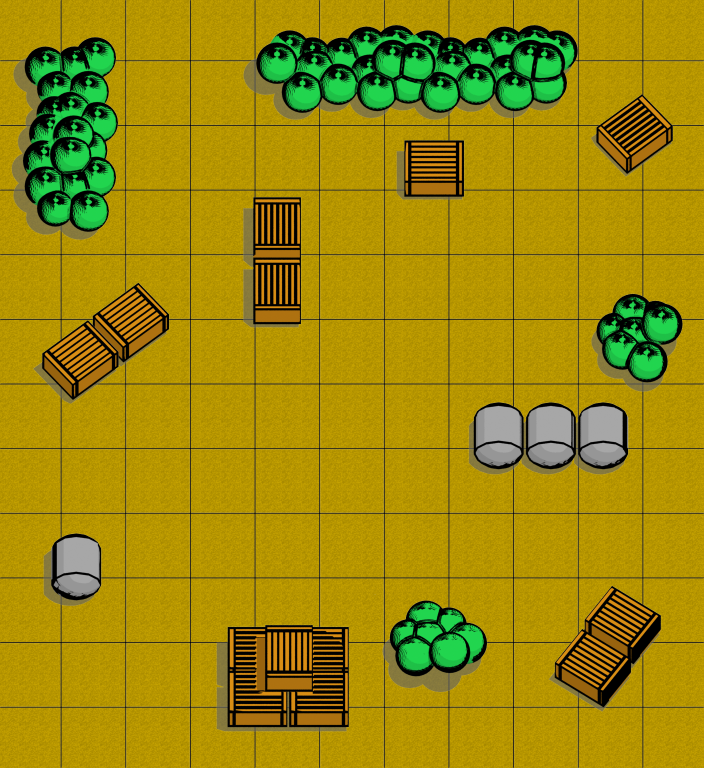

A 2D game scene composited from a Tiled map and its tileset images. What follows is a short description and the map's XML, with each tile layer's data collapsed to a summary:
An orthogonal 1x1 tile map with 704x768 px tiles, 1 tile layer (ground) and 14 objects (wall1, 3, 4, 5, 6, ...).

<map version="1.0" orientation="orthogonal" width="1" height="1" tilewidth="704" tileheight="768">
 <tileset firstgid="1" name="level_5" tilewidth="704" tileheight="768">
  <image source="../WarBot/Resources/level_5.png" width="704" height="768" />
 </tileset>
 <layer name="ground" width="1" height="1">
  <data>[1 cells, 1 non-empty, 1 distinct tile ids]</data>
 </layer>
 <objectgroup name="wall" width="1" height="1">
  <object name="wall1" x="90" y="319">
   <polygon points="-51,35 -20,82 91,4 49,-39 25,-18" />
  </object>
  <object name="3" x="468" y="469">
   <polygon points="0,0 163,2 160,-62 -3,-65" />
  </object>
  <object name="4" x="26" y="40">
   <polygon points="0,0 85,-10 77,212 1,178" />
  </object>
  <object name="5" x="241" y="72">
   <polygon points="0,0 43,41 305,43 341,-46 24,-45" />
  </object>
  <object name="6" x="638" y="389">
   <polygon points="0,0 48,-49 -2,-106 -51,-55" />
  </object>
  <object name="10" x="557" y="676">
   <polygon points="0,0 60,-94 115,-53 45,31" />
  </object>
  <object name="11" x="590" y="131">
   <polygon points="0,0 51,-40 96,8 38,43" />
  </object>
  <object name="12" x="49" y="536">
   <polygon points="0,0 29,-13 52,4 49,53 24,64 0,49" />
  </object>
  <object name="13" x="382" y="632">
   <polygon points="0,0 46,-39 111,9 36,56" />
  </object>
  <object x="252" y="198">
   <polygon points="0,0 49,-1 47,125 1,128" />
  </object>
  <object x="404" y="142">
   <polygon points="0,0 59,-1 58,58 -1,56" />
  </object>
  <object x="225" y="628">
   <polygon points="0,0 127,-3 124,103 0,101" />
  </object>
 </objectgroup>
 <objectgroup name="goals" width="1" height="1">
  <object name="start" x="5" y="649" width="62" height="52" />
  <object name="finish" x="534" y="151" width="21" height="17" />
 </objectgroup>
</map>